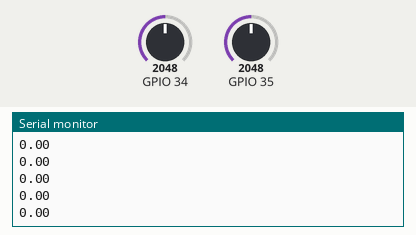
Bench run of a sketch on a simulated ESP32. Shown: the last lines printed to the serial monitor. The test bench sets the inputs (shaded band); at power-on: GPIO 34 = 2048, GPIO 35 = 2048.

Above: at 1.2 s.
1.3 s: GPIO 34 set to 2866
At 2.2 s:
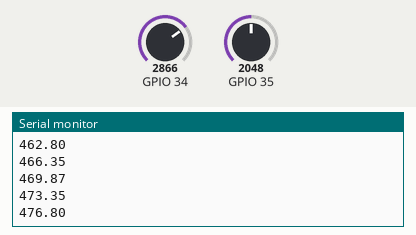
2.8 s: GPIO 35 set to 2866
At 3.8 s:
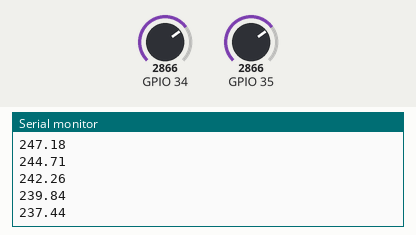
4.3 s: GPIO 34 set to 3603
At 5.2 s:
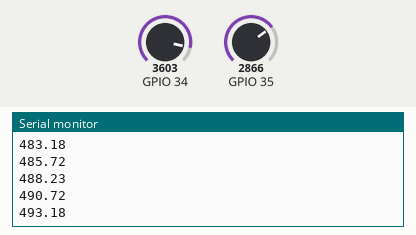
5.8 s: GPIO 35 set to 3603
At 6.8 s:
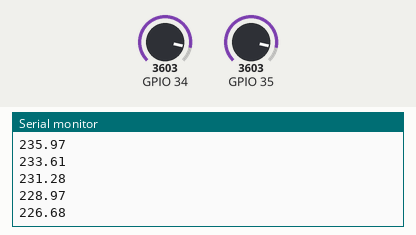
Timing chart, 0 to 8.3 s (numbered marks = the images above; inputs shaded):
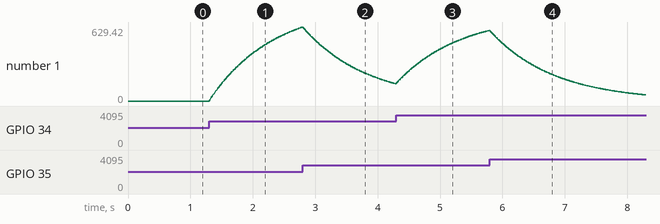

The sketch:

ESP32_reading_fader_experiment.ino
```cpp
// This experiment is useless, because the way to measure the voltage is wrong.

float average;

void setup() {
  // put your setup code here, to run once:
  Serial.begin(9600);
  pinMode(34, INPUT);
  pinMode(35, INPUT);
  average = analogRead(34) - analogRead(35);
}

void loop() {
  // put your main code here, to run repeatedly:
  float sensorValue = analogRead(34) - analogRead(35);
  average = average * 0.99 + sensorValue * 0.01;
  Serial.println(average);
  delay(10);
}
```

Measured:
- after the input at 1.3 s, the serial monitor: prints a new line at once (image 1)
- plotted number 1: 0 → 629.42 after the input at 1.3 s
